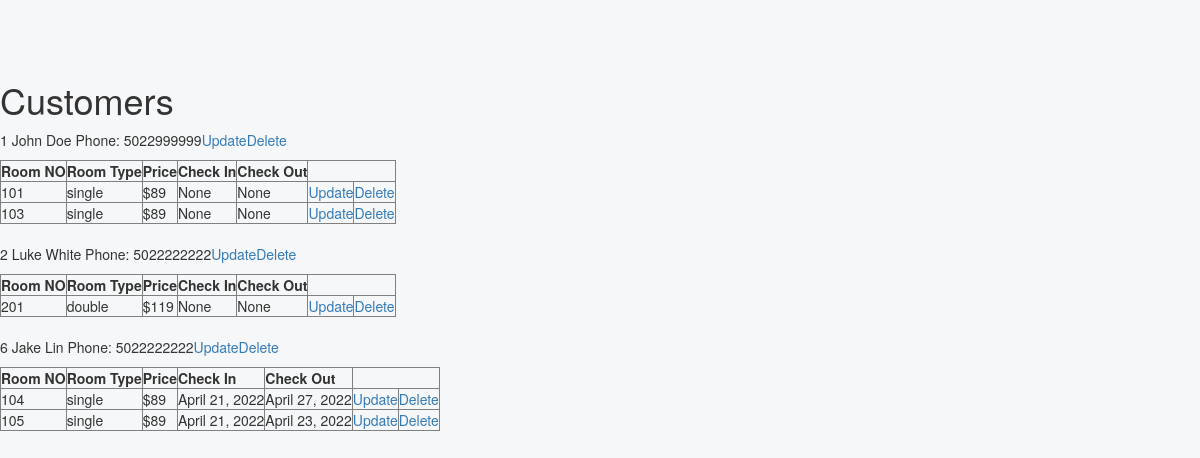
Before: /hotel/customers/ with the older database file.
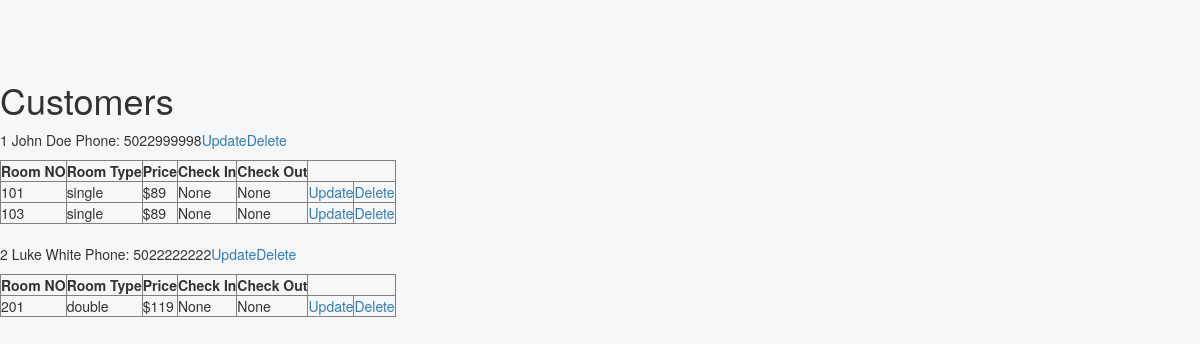
After: the same page with the newer database file.
### hotel/models.py (models this page shows)
class Customers(models.Model):
    id = models.AutoField(primary_key=True)
    firstname = models.CharField(max_length=255)
    lastname = models.CharField(max_length=255)
    phone = models.CharField(max_length=10)

class Rooms(models.Model):
    id = models.AutoField(primary_key=True)
    room_no = models.CharField(max_length=50)
    customer_id = models.IntegerField(null=True)
    room_type = models.CharField(max_length=50)
    price = models.IntegerField(null=True)
    check_in = models.DateField(null=True)
    check_out = models.DateField(null=True)

### hotel/views.py (the view)
# urls.py: path('customers/', views.customers, name='customers'),
def customers(request):
    customers = Customers.objects.all().values()
    for c in customers:
        rooms = Rooms.objects.filter(customer_id=c['id']).values()
        c['rooms']=rooms
    template = loader.get_template('customers.html')
    context = {
        'customers': customers,
    }
    return HttpResponse(template.render(context,request))

### hotel/templates/customers.html
{% extends 'header.html' %}
{% block content %}
<h1>Customers</h1>
{% for c in customers %}
<p>{{ c.id }} {{ c.firstname }} {{ c.lastname }} Phone: {{ c.phone }}<a href="updatecustomer/{{ c.id }}">Update</a><a href="deletecustomer/{{ c.id }}">Delete</a></p>
<table border=".5">
    <tr>
        <th>Room NO</th>
        <th>Room Type</th>
        <th>Price</th>
        <th>Check In</th>
        <th>Check Out</th>
        </tr>
    {% for r in c.rooms %}
    <tr>
        <td>{{ r.room_no }}</td>
        <td>{{ r.room_type }}</td>
        <td>${{ r.price }}</td>
        <td>{{ r.check_in }}</td>
        <td>{{ r.check_out }}</td>
        <td>
            <a href="updatecustomerroom/{{ r.id }}">Update</a>
        </td>
        <td>
            <a href="deletecustomerroom/{{ r.id }}">Delete</a>
        </td>
    </tr>
    {% endfor %}
</table>
<br>
{% endfor %}
{% endblock %}

Changed rows visible on the page:
removed Customers: id "6", firstname "Jake", lastname "Lin", phone "5022222222"
no longer on this page (row edited): Rooms: room_no "104", room_type "single", price "89", check_in "April 21, 2022", check_out "April 27, 2022", shown under "6"
no longer on this page (row edited): Rooms: room_no "105", room_type "single", price "89", check_in "April 21, 2022", check_out "April 23, 2022", shown under "6"
changed Customers "John": phone "5022999999" → "5022999998"
